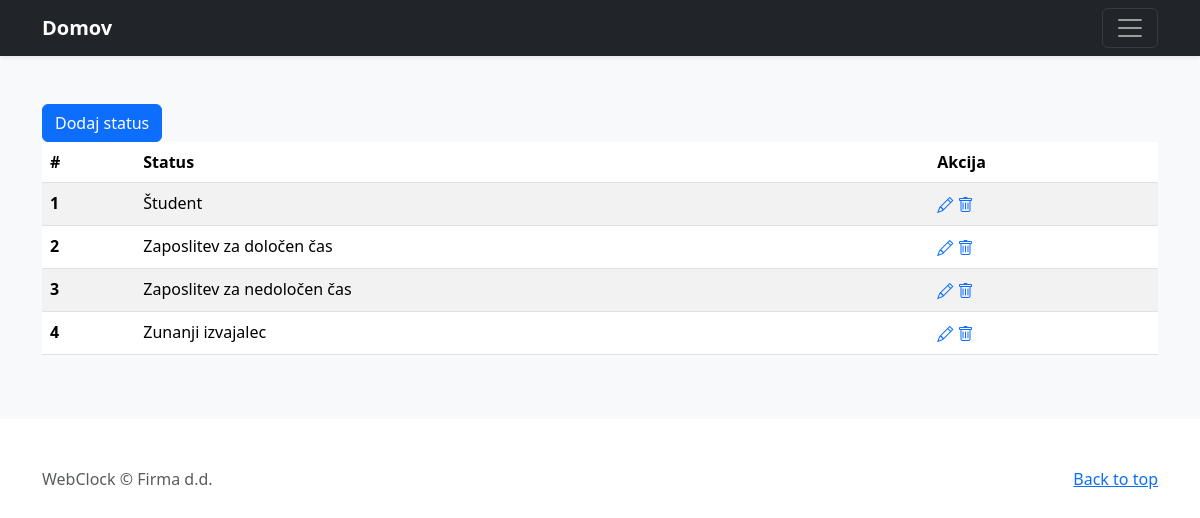
The app's page /status.php (signed in) with its own data.
### tables this page shows
CREATE TABLE `status` (
  `id` int(11) NOT NULL,
  `title` varchar(100) NOT NULL
);

### status.php (the view, shortened to what this page needs)
<?php
include_once 'header.php';
?>
    <a class="btn btn-primary" href="status_add.php" role="button">Dodaj status</a>
    <table class="table table-striped">
        <thead>
        <tr>
            <th scope="col">#</th>
            <th scope="col">Status</th>
            <th scope="col">Akcija</th>
        </tr>
        </thead>
        <tbody>
        <?php
        include_once 'db.php';
        $query = "SELECT * FROM status ORDER BY title";
        $stmt = $pdo->prepare($query);
        $stmt->execute();
        $i=0;
        while ($result = $stmt->fetch()) {
            $i++;
            echo '<tr>';
            echo '<th scope="row">'.$i.'</th>';
            echo '<td>'.$result['title'].'</td>';
            echo '<td>
                    <a href="status_edit.php?id='.$result['id'].'"><i class="bi bi-pencil"></i></a>
                    <a href="status_delete.php?id='.$result['id'].'" onclick="return confirm(\'Prepričani?\');"><i class="bi bi-trash"></i></a>
                   </td>';
            echo '</tr>';
        }
        ?>
        </tbody>
    </table>
<?php
include_once 'footer.php';
?>

### header.php (style rules this page uses)
.bi { vertical-align: -.125em; fill: currentColor; }

### records on screen
status: title "Študent"
status: title "Zaposlitev za določen čas"
status: title "Zaposlitev za nedoločen čas"
status: title "Zunanji izvajalec"
